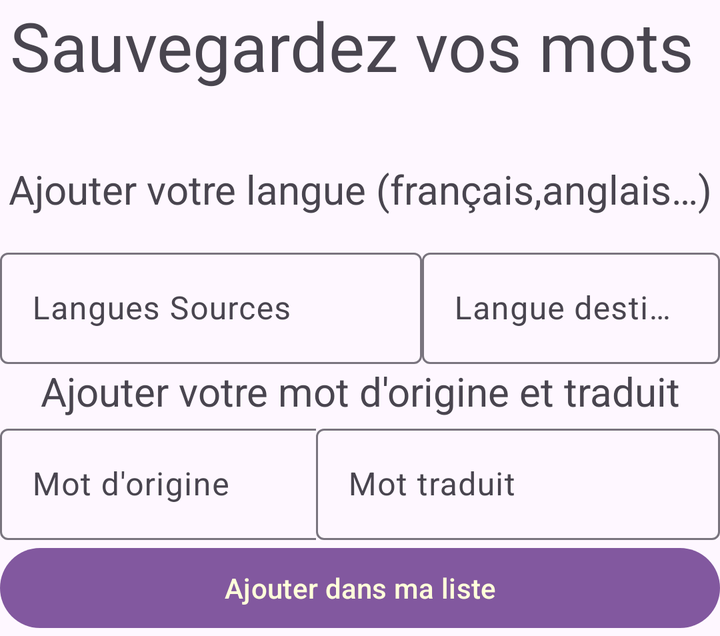
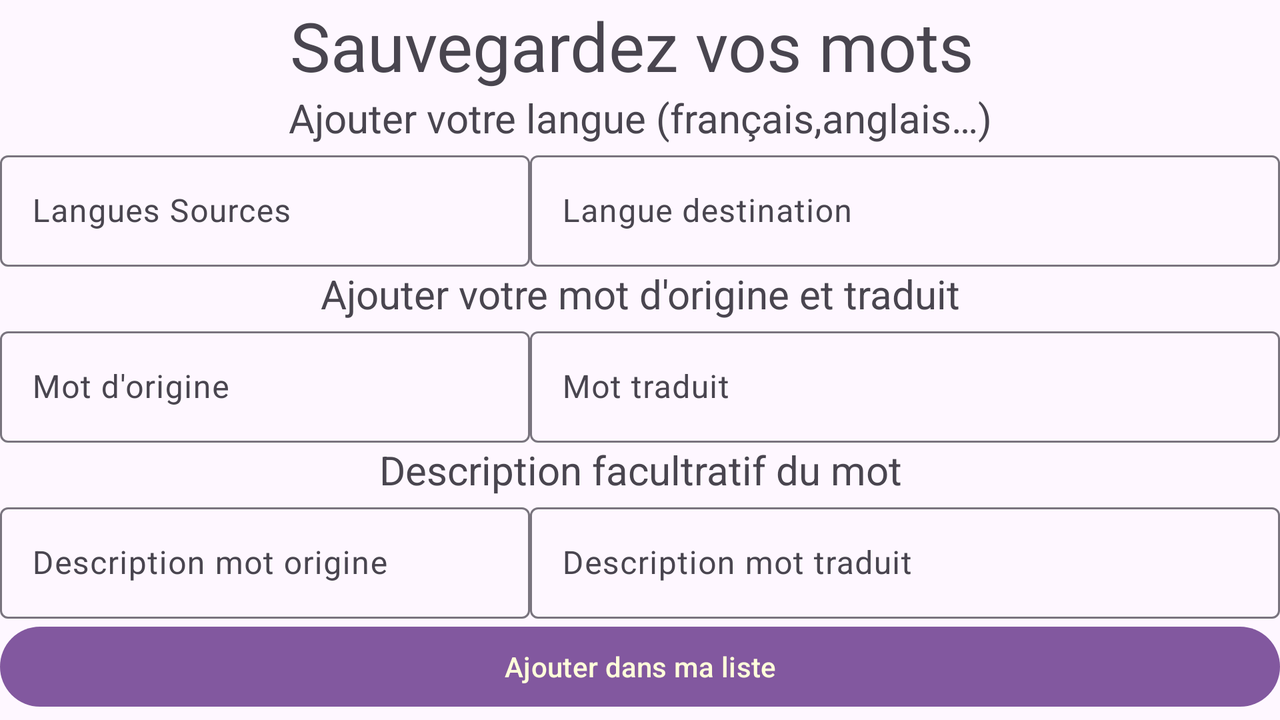

Compare how this app lays out the same screen by default and in its alternative resource folder. The renders come first, then the two layout files and the values they reference.
<!-- AndroidManifest.xml: application theme Theme.LearnDico -->
<!-- res/layout/activity_save.xml -->
<?xml version="1.0" encoding="utf-8"?>
<LinearLayout xmlns:android="http://schemas.android.com/apk/res/android"
    android:layout_width="match_parent"
    android:layout_height="wrap_content"
    xmlns:tools="http://schemas.android.com/tools"
    android:orientation="vertical"
    tools:context=".SauvegardeActivity">
    >

    <TextView
        android:id="@+id/saveWordId"
        android:layout_width="match_parent"
        android:layout_height="81dp"
        android:layout_weight="1"
        android:text="@string/save_word"
        android:textAlignment="center"
        android:textSize="34sp" />


    <TextView
        android:id="@+id/saveLangueTextId"
        android:layout_width="match_parent"
        android:layout_height="40dp"
        android:layout_weight="1"
        android:text="@string/addTextView"
        android:textAlignment="center"
        android:textSize="20sp" />

    <LinearLayout
        android:layout_width="match_parent"
        android:layout_height="match_parent"
        android:layout_weight="1"
        android:orientation="horizontal">

        <com.google.android.material.textfield.TextInputLayout
            android:layout_width="wrap_content"
            android:layout_height="match_parent">

            <com.google.android.material.textfield.TextInputEditText
                android:id="@+id/saveLangueSrcId"
                android:layout_width="211dp"
                android:layout_height="wrap_content"
                android:hint="Langues Sources" />
        </com.google.android.material.textfield.TextInputLayout>

        <com.google.android.material.textfield.TextInputLayout
            android:layout_width="match_parent"
            android:layout_height="match_parent">

            <com.google.android.material.textfield.TextInputEditText
                android:id="@+id/saveLangueDstId"
                android:layout_width="match_parent"
                android:layout_height="wrap_content"
                android:hint="Langue destination" />
        </com.google.android.material.textfield.TextInputLayout>
    </LinearLayout>


    <TextView
        android:id="@+id/saveWordText"
        android:layout_width="match_parent"
        android:layout_height="wrap_content"
        android:layout_weight="1"
        android:text="@string/addWordText"
        android:textAlignment="center"
        android:textSize="20sp" />

    <LinearLayout
        android:layout_width="match_parent"
        android:layout_height="match_parent"
        android:layout_weight="1"
        android:orientation="horizontal">

        <com.google.android.material.textfield.TextInputLayout
            android:layout_width="wrap_content"
            android:layout_height="match_parent"
            android:layout_weight="1">

            <com.google.android.material.textfield.TextInputEditText
                android:id="@+id/saveWordOrigineId"
                android:layout_width="209dp"
                android:layout_height="wrap_content"
                android:hint="@string/saveWordOrigine" />

        </com.google.android.material.textfield.TextInputLayout>

        <com.google.android.material.textfield.TextInputLayout
            android:layout_width="wrap_content"
            android:layout_height="match_parent">

            <com.google.android.material.textfield.TextInputEditText
                android:id="@+id/wordTradId"
                android:layout_width="202dp"
                android:layout_height="wrap_content"
                android:hint="@string/saveWordTraduit" />
        </com.google.android.material.textfield.TextInputLayout>
    </LinearLayout>

    <Button
        android:id="@+id/validerId"
        android:layout_width="match_parent"
        android:layout_height="wrap_content"
        android:layout_weight="1"
        android:text="@string/save_valider" />

</LinearLayout>
<!-- resources referenced by this layout -->
<resources>
  <string name="addTextView">Ajouter votre langue (français,anglais…)</string>
  <string name="addWordText"> Ajouter votre mot d\'origine et traduit </string>
  <string name="saveWordOrigine">Mot d\'origine</string>
  <string name="saveWordTraduit">Mot traduit</string>
  <string name="save_valider">Ajouter dans ma liste</string>
  <string name="save_word">"Sauvegardez vos mots "</string>
  <style name="Theme.LearnDico" parent="Theme.Material3.Light.NoActionBar">
          
          <item name="colorPrimary">@color/purple_500</item>
          <item name="colorPrimaryVariant">@color/purple_700</item>
          <item name="colorOnPrimary">@color/white</item>
          
          <item name="colorSecondary">@color/teal_200</item>
          <item name="colorSecondaryVariant">@color/teal_700</item>
          <item name="colorOnSecondary">@color/black</item>
          
          <item name="android:statusBarColor">?attr/colorPrimaryVariant</item>
          
      </style>
  <color name="purple_500">#82589F</color>
  <color name="purple_700">#a55eea</color>
  <color name="white">#ffffda</color>
  <color name="teal_200">#55E6C1</color>
  <color name="teal_700">#58B19F</color>
  <color name="black">#FF000000</color>
</resources>
<!-- res/layout-land/activity_save.xml (the repository's variant of the layout above) -->
<!-- drawn on the phone turned sideways -->
<?xml version="1.0" encoding="utf-8"?>
<RelativeLayout xmlns:android="http://schemas.android.com/apk/res/android"
    xmlns:tools="http://schemas.android.com/tools"
    android:layout_width="match_parent"
    android:layout_height="match_parent"
    tools:context=".SauvegardeActivity">

<LinearLayout android:layout_width="match_parent"
    android:layout_height="wrap_content"
    android:orientation="vertical"
    tools:context=".SauvegardeActivity">


    <TextView
        android:id="@+id/saveWordId"
        android:layout_width="match_parent"
        android:layout_height="wrap_content"
        android:layout_weight="1"
        android:text="@string/save_word"
        android:textAlignment="center"
        android:textSize="34sp" />


    <TextView
        android:id="@+id/saveLangueTextId"
        android:layout_width="match_parent"
        android:layout_height="wrap_content"
        android:layout_weight="1"
        android:text="@string/addTextView"
        android:textAlignment="center"
        android:textSize="20sp" />

    <LinearLayout
        android:layout_width="match_parent"
        android:layout_height="match_parent"
        android:layout_weight="1"
        android:orientation="horizontal">

        <com.google.android.material.textfield.TextInputLayout
            android:layout_width="wrap_content"
            android:layout_height="wrap_content"
            android:layout_weight="1">

            <com.google.android.material.textfield.TextInputEditText
                android:id="@+id/saveLangueSrcId"
                android:layout_width="fill_parent"
                android:layout_height="wrap_content"
                android:layout_weight="1"
                android:hint="Langues Sources" />
        </com.google.android.material.textfield.TextInputLayout>

        <com.google.android.material.textfield.TextInputLayout
            android:layout_width="wrap_content"
            android:layout_height="wrap_content">

            <com.google.android.material.textfield.TextInputEditText
                android:id="@+id/saveLangueDstId"
                android:layout_width="375dp"
                android:layout_height="wrap_content"
                android:hint="Langue destination" />
        </com.google.android.material.textfield.TextInputLayout>
    </LinearLayout>


    <TextView
        android:id="@+id/saveWordText"
        android:layout_width="match_parent"
        android:layout_height="wrap_content"
        android:layout_weight="1"
        android:text="@string/addWordText"
        android:textAlignment="center"
        android:textSize="20sp" />

    <LinearLayout
        android:layout_width="match_parent"
        android:layout_height="match_parent"
        android:layout_weight="1"
        android:orientation="horizontal">

        <com.google.android.material.textfield.TextInputLayout
            android:layout_width="wrap_content"
            android:layout_height="wrap_content"
            android:layout_weight="1">

            <com.google.android.material.textfield.TextInputEditText
                android:id="@+id/saveWordOrigineId"
                android:layout_width="fill_parent"
                android:layout_height="wrap_content"
                android:layout_weight="1"
                android:hint="@string/saveWordOrigine" />

        </com.google.android.material.textfield.TextInputLayout>

        <com.google.android.material.textfield.TextInputLayout
            android:layout_width="wrap_content"
            android:layout_height="match_parent">

            <com.google.android.material.textfield.TextInputEditText
                android:id="@+id/wordTradId"
                android:layout_width="375dp"
                android:layout_height="wrap_content"
                android:hint="@string/saveWordTraduit" />
        </com.google.android.material.textfield.TextInputLayout>
    </LinearLayout>

    <TextView
        android:id="@+id/description_textview_di"
        android:layout_width="match_parent"
        android:layout_height="match_parent"
        android:layout_weight="1"
        android:text="@string/descr_facultatif"
        android:textAlignment="center"
        android:textSize="20sp" />

    <LinearLayout
        android:layout_width="match_parent"
        android:layout_height="match_parent"
        android:layout_weight="1"
        android:orientation="horizontal">

        <com.google.android.material.textfield.TextInputLayout
            android:layout_width="wrap_content"
            android:layout_height="wrap_content"
            android:layout_weight="1">

            <com.google.android.material.textfield.TextInputEditText
                android:id="@+id/description_orgine_id"
                android:layout_width="fill_parent"
                android:layout_height="wrap_content"
                android:layout_weight="1"
                android:hint="@string/decription_origine" />
        </com.google.android.material.textfield.TextInputLayout>

        <com.google.android.material.textfield.TextInputLayout
            android:layout_width="wrap_content"
            android:layout_height="wrap_content">

            <com.google.android.material.textfield.TextInputEditText
                android:id="@+id/description_trad_id"
                android:layout_width="375dp"
                android:layout_height="wrap_content"
                android:hint="@string/description_trad" />
        </com.google.android.material.textfield.TextInputLayout>
    </LinearLayout>

    <Button
        android:id="@+id/validerId"
        android:layout_width="match_parent"
        android:layout_height="wrap_content"
        android:layout_weight="1"
        android:text="@string/save_valider" />

</LinearLayout>

</RelativeLayout>
<!-- resources referenced by the variant -->
<!-- as the phone turned sideways resolves them -->
<resources>
  <string name="addTextView">Ajouter votre langue (français,anglais…)</string>
  <string name="addWordText"> Ajouter votre mot d\'origine et traduit </string>
  <string name="decription_origine">Description mot origine</string>
  <string name="descr_facultatif">Description facultratif du mot</string>
  <string name="description_trad">Description mot traduit</string>
  <string name="saveWordOrigine">Mot d\'origine</string>
  <string name="saveWordTraduit">Mot traduit</string>
  <string name="save_valider">Ajouter dans ma liste</string>
  <string name="save_word">"Sauvegardez vos mots "</string>
  <style name="Theme.LearnDico" parent="Theme.Material3.Light.NoActionBar">
          
          <item name="colorPrimary">@color/purple_500</item>
          <item name="colorPrimaryVariant">@color/purple_700</item>
          <item name="colorOnPrimary">@color/white</item>
          
          <item name="colorSecondary">@color/teal_200</item>
          <item name="colorSecondaryVariant">@color/teal_700</item>
          <item name="colorOnSecondary">@color/black</item>
          
          <item name="android:statusBarColor">?attr/colorPrimaryVariant</item>
          
      </style>
  <color name="purple_500">#82589F</color>
  <color name="purple_700">#a55eea</color>
  <color name="white">#ffffda</color>
  <color name="teal_200">#55E6C1</color>
  <color name="teal_700">#58B19F</color>
  <color name="black">#FF000000</color>
</resources>
